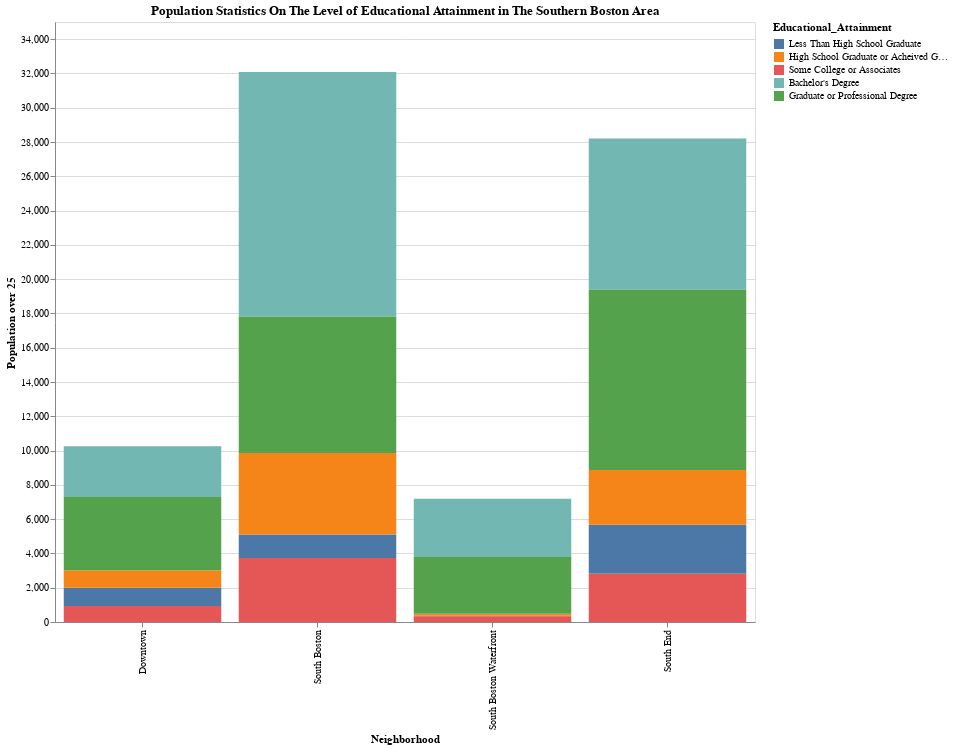

Notebook code cell kept with this figure:
### Code cell
# Obtaining list to sort
list_to_sort = list_to_melt

# Creating a bar chart of the different educational attainment distributions
alt.Chart(df_melt, title='Population Statistics On The Level of Educational Attainment in The Southern Boston Area').mark_bar().encode(
    x=alt.X('name', title='Neighborhood'),
    y=alt.Y('Population_over_25', title= 'Population over 25'),
    color=alt.Color('Educational_Attainment:N', sort=list_to_sort),
    tooltip=['name','Educational_Attainment', 'Population_over_25'],
    
).properties(width=700, height=600)

### Figure 1 — Vega-Lite specification as saved in the notebook (floating-point values rounded to 4 significant figures)
{"config": {"view": {"continuousWidth": 300, "continuousHeight": 300}}, "data": {"name": "data-562d54f1eceb599ebc93ec7a88c53727"}, "mark": {"type": "bar"}, "encoding": {"color": {"field": "Educational_Attainment", "sort": ["Edu_attain_less_than_High_school_graduate_Population_25_years_and_over", "Edu_attain_High_school_graduate_Population_25_years_and_over_", "Edu_attain_some_college_or_associates_Population_25_years_and_over", "Edu_attain_Bachelor_25_years_and_over_", "Edu_attain_graduate_or_professional_25_years_and_over_"], "type": "nominal"}, "tooltip": [{"field": "name", "type": "nominal"}, {"field": "Educational_Attainment", "type": "nominal"}, {"field": "Population_over_25", "type": "quantitative"}], "x": {"field": "name", "title": "Neighborhood", "type": "nominal"}, "y": {"field": "Population_over_25", "title": "Population over 25", "type": "quantitative"}}, "height": 600, "title": "Population Statistics On The Level of Educational Attainment in The Southern Boston Area", "width": 700, "$schema": "https://vega.github.io/schema/vega-lite/v6.1.0.json", "datasets": {"data-562d54f1eceb599ebc93ec7a88c53727": [{"name": "Downtown", "Educational_Attainment": "Less Than High School Graduate", "Population_over_25": 1063.0}, {"name": "South Boston", "Educational_Attainment": "Less Than High School Graduate", "Population_over_25": 1365.0}, {"name": "South Boston Waterfront", "Educational_Attainment": "Less Than High School Graduate", "Population_over_25": 22.99}, {"name": "South End", "Educational_Attainment": "Less Than High School Graduate", "Population_over_25": 2855.0}, {"name": "Downtown", "Educational_Attainment": "High School Graduate or Acheived GED", "Population_over_25": 1025.0}, {"name": "South Boston", "Educational_Attainment": "High School Graduate or Acheived GED", "Population_over_25": 4756.0}, {"name": "South Boston Waterfront", "Educational_Attainment": "High School Graduate or Acheived GED", "Population_over_25": 124.8}, {"name": "South End", "Educational_Attainment": "High School Graduate or Acheived GED", "Population_over_25": 3199.0}, {"name": "Downtown", "Educational_Attainment": "Some College or Associates", "Population_over_25": 937.8}, {"name": "South Boston", "Educational_Attainment": "Some College or Associates", "Population_over_25": 3740.0}, {"name": "South Boston Waterfront", "Educational_Attainment": "Some College or Associates", "Population_over_25": 338.0}, {"name": "South End", "Educational_Attainment": "Some College or Associates", "Population_over_25": 2815.0}, {"name": "Downtown", "Educational_Attainment": "Bachelor's Degree", "Population_over_25": 2949.0}, {"name": "South Boston", "Educational_Attainment": "Bachelor's Degree", "Population_over_25": 14250.0}, {"name": "South Boston Waterfront", "Educational_Attainment": "Bachelor's Degree", "Population_over_25": 3399.0}, {"name": "South End", "Educational_Attainment": "Bachelor's Degree", "Population_over_25": 8819.0}, {"name": "Downtown", "Educational_Attainment": "Graduate or Professional Degree", "Population_over_25": 4270.0}, {"name": "South Boston", "Educational_Attainment": "Graduate or Professional Degree", "Population_over_25": 7967.0}, {"name": "South Boston Waterfront", "Educational_Attainment": "Graduate or Professional Degree", "Population_over_25": 3306.0}, {"name": "South End", "Educational_Attainment": "Graduate or Professional Degree", "Population_over_25": 10520.0}]}}
